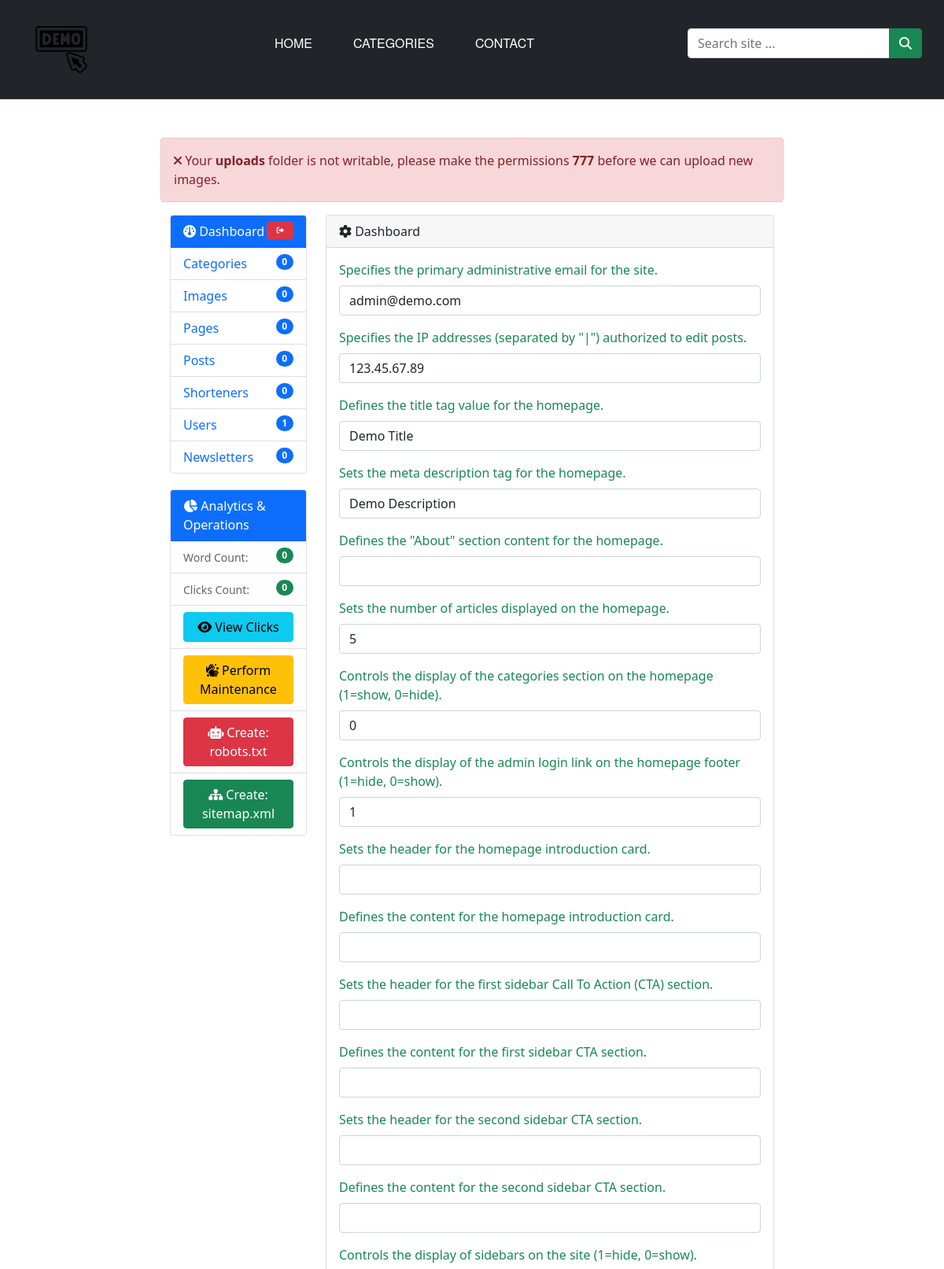
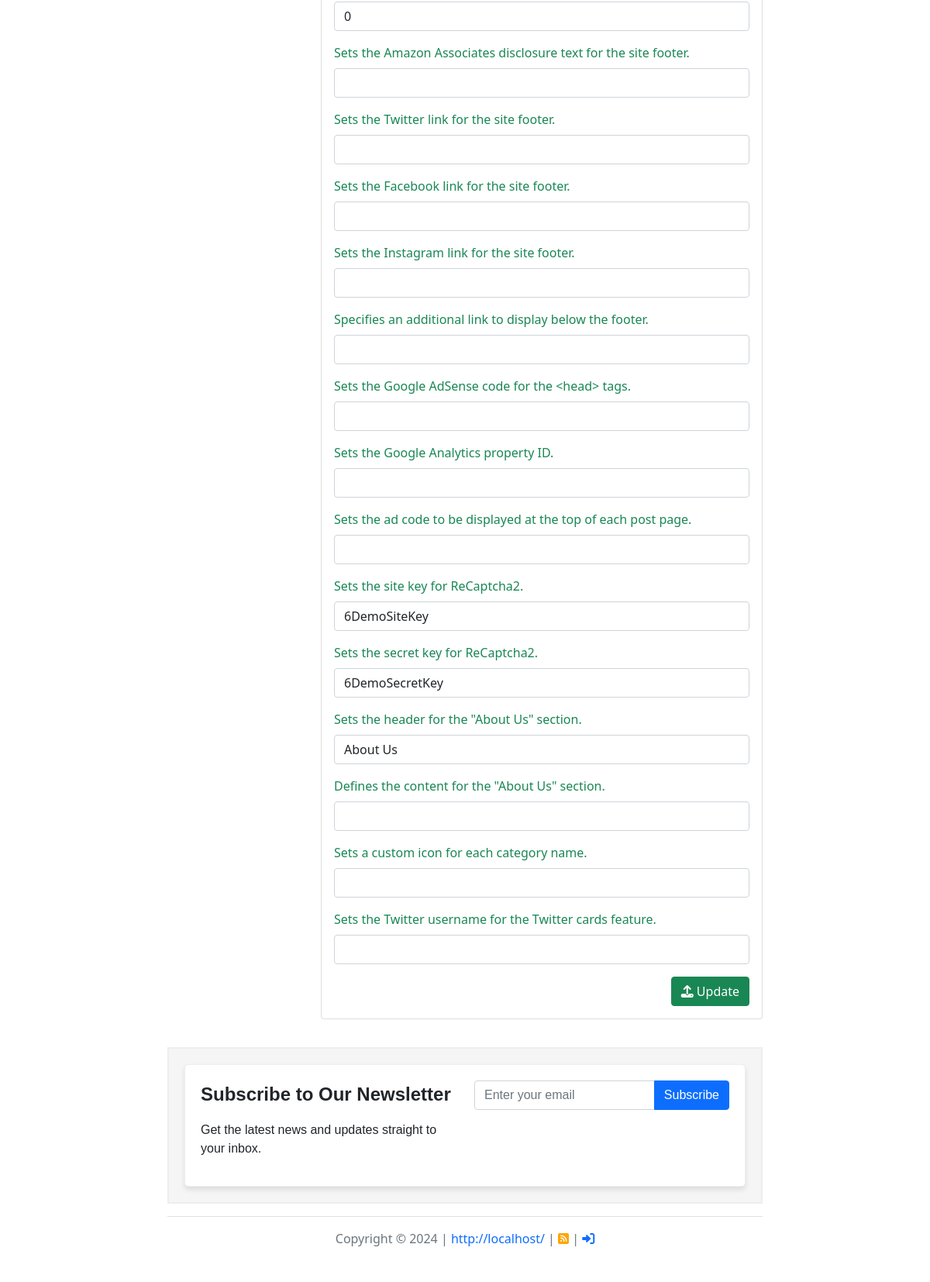
The page /dashboard.php (signed in) on the database its author committed (2 pictures, top to bottom).
### tables this page shows
CREATE TABLE `options` (
  `option_id` bigint(20) NOT NULL,
  `option_name` longtext NOT NULL,
  `option_value` longtext NOT NULL,
  `option_description` longtext NOT NULL,
  `option_date` timestamp NOT NULL DEFAULT CURRENT_TIMESTAMP
);

### includes/inc-DB.php (called while the page is built, shortened)
<?php
class DB
{
    private static $instance;
    public static function getInstance() {
        if(is_null(self::$instance)) {
            self::$instance = new DB();
        }
        return self::$instance;
    }
    private $pdo;
    private function __construct() {
        try {
            $this->pdo = new PDO(
                sprintf('%s:host=%s;dbname=%s',
                    DRIVER,
                    HOST,
                    DATA
                ),
                USER,
                PASS,
                array(
                    PDO::MYSQL_ATTR_USE_BUFFERED_QUERY => true,
                    PDO::ATTR_ERRMODE => PDO::ERRMODE_EXCEPTION,
                    PDO::MYSQL_ATTR_INIT_COMMAND => 'SET NAMES utf8mb4; SET CHARACTER SET utf8mb4;'
                )
            );
        } catch(Exception $ex) {
            throw new Exception('Cannot connect to the database.');
        }
    }
    public function select($query, array $params = [], $fetchType = PDO::FETCH_ASSOC) {
        $normParams = $this->normalizeParams($params);
        $command = $this->pdo->prepare($query);
        foreach($normParams as $paramName => $paramValue) {
            if(is_array($paramValue)
                    && isset($paramValue['type'])
                    && isset($paramValue['value'])) {
                $command->bindValue($paramName, $paramValue['value'], $paramValue['type']);
            } else {
                $command->bindValue($paramName, $paramValue);
            }
        }
        if(!$command->execute()) {
            throw new Exception('DB::select(): Can\'t execute query.');
        }
        return $command->fetchAll($fetchType);
    }
    public function selectValues($query, array $params = [], $fetchType = PDO::FETCH_ASSOC) {
        $row = $this->selectOne($query, $params, $fetchType);
        if(empty($row)) {
            throw new Exception('DB::selectValues(): No values selected.');
        } else {
            return $row;
        }
    }
    public function selectValue($query, array $params = []) {
        $values = $this->selectValues($query, $params, PDO::FETCH_NUM);
        return $values[0];
    }
    public function selectAll($tableName, $fetchType = PDO::FETCH_ASSOC) {
        return $this->select(
            sprintf('
                SELECT  *
                FROM    `%s`',
                $tableName
            ),
            [],
            $fetchType
        );
    }
    public function selectOne($query, array $params = [], $fetchType = PDO::FETCH_ASSOC) {
        $rows = $this->select($query, $params, $fetchType);
        return array_shift($rows);
    }
    protected function normalizeParams(array $params = []) {
        $normParams = [];
        foreach($params as $paramKey => $paramValue) {
            $normParams[(strlen($paramKey) && (':' === $paramKey[0]))? $paramKey: ':' . $paramKey] = $paramValue;
        }
        return $normParams;
    }
}

### dashboard.php (the view, shortened to what this page needs)
<?php
    include($_SERVER['DOCUMENT_ROOT'] . "/includes/inc-functions.php");
    include($_SERVER['DOCUMENT_ROOT'] . "/includes/inc-header.php");
?>
<main>
	<div class="row">
	    <?php if (!is_writable("uploads")) { stderr('Your <strong>uploads</strong> folder is not writable, please make the permissions <strong>777</strong> before we can upload new images.'); } ?>
		<div class="col-md-3">
			<div class="card">
			<?php include($_SERVER['DOCUMENT_ROOT'] . "/includes/inc-dashboard.php"); ?>
			</div>
			<div class="card">
			<?php include($_SERVER['DOCUMENT_ROOT'] . "/includes/inc-dashboard-extended.php"); ?>
			</div>
		</div>
		<div class="col-md-9">
			<div class="card">
				<div class="card-header">
					<i class="fas fa-cog"></i> Dashboard
				</div>
				<div class="card-body">
					<?php $settings = DB::getInstance()->select('SELECT * FROM `options`'); ?>
					<form action="dashboard.php" method="post">
						<?php foreach ($settings as $setting) { ?>
							<div class="mb-3">
								<label for="<?= $setting['option_name']; ?>" class="form-label text-success"><?= htmlspecialchars($setting['option_description']); ?></label>
								<input class="form-control form-control" type="text" id="<?= $setting['option_name']; ?>" name="<?= $setting['option_name']; ?>" value="<?= htmlentities($setting['option_value']); ?>">
							</div>
						<?php } ?>
						<button type="submit" name="submitSettings" class="btn btn-success float-end"><i class="fas fa-upload"></i> Update</button>
					</form>
				</div>
			</div>
		</div>
	</div>
</main>
<?php
    include($_SERVER['DOCUMENT_ROOT'] . "/includes/inc-footer.php");
?>

### includes/inc-header.php (shortened to what this page needs)
<!DOCTYPE html>
<html lang="en">
<head>
<?php
if (!empty(getValue("google_analytics_property_id"))) {
    $propertyId = getValue("google_analytics_property_id");
    echo '<script async src="https://www.googletagmanager.com/gtag/js?id='.$propertyId.'"></script>
    <script>
      window.dataLayer = window.dataLayer || [];
      function gtag(){dataLayer.push(arguments);}
      gtag("js", new Date());
      gtag("config", "'.$propertyId.'");
    </script>
    ';
}
?>
<meta name="twitter:site" content="@<?= getValue("twitter_username"); ?>">
<link href="<?= urlFull(); ?>css/bootstrap.min.css" rel="stylesheet">
<link href="<?= urlFull(); ?>css/style.css" rel="stylesheet">
<?php
if (!empty(getValue("google_adsense"))) {
    $googleClientId = getValue("google_adsense");
    echo "<script async src=\"https://pagead2.googlesyndication.com/pagead/js/adsbygoogle.js?client={$googleClientId}\" crossorigin=\"anonymous\"></script>\n";
}
?>
</head>
<body>
<nav class="navbar navbar-expand-lg bg-dark border-bottom" id="mainNav">
  <div class="container-fluid">
    <div class="collapse navbar-collapse w-100" id="collapsibleNavbar">
	    <?php list($imagePath, $imageWidth, $imageHeight) = getHeaderImage(); ?>
        <a class="navbar-brand" href="<?= urlFull(); ?>"><img src="<?= urlFull(); ?><?= $imagePath ?>" alt="<?= urlFull(); ?>" width="<?= $imageWidth; ?>" height="<?= $imageHeight; ?>" class="d-block d-sm-inline-block mw-100 mx-auto"></a>
		<ul class="nav nav-pills nav-fill ms-auto flex-column flex-sm-row mb-3" style="display: flex; gap: 10px;">
		<li class="nav-item"><a href="<?= urlFull(); ?>" class="nav-link <?= ($_SERVER['PHP_SELF'] == "/index.php") ? "active" : ""; ?>">Home</a></li>
		<li class="nav-item dropdown">
		  <a class="nav-link dropdown-toggle" href="#" id="categoriesDropdown" role="button" data-bs-toggle="dropdown" aria-expanded="false">
			Categories
		  </a>
		</li>
		  <li class="nav-item"><a href="<?= urlFull(); ?>contact.php" class="nav-link <?= ($_SERVER['PHP_SELF'] == "/contact.php") ? "active" : ""; ?>">Contact</a></li>
		</ul>
		<ul class="nav navbar-nav ms-auto">
			<li>
				<form class="d-flex mb-3" action="<?= urlFull(); ?>search.php" method="get">
					<div class="input-group">
						<input type="search" name="s" class="form-control rounded-start" placeholder="Search site ..." aria-label="Search" aria-describedby="search-addon" required>
							<button class="btn btn-success rounded-end" type="submit" id="search-addon" aria-label="Search">
								<i class="fas fa-search"></i>
							</button>
					</div>
				</form>
			</li>
		</ul>
    </div>
  </div>
</nav>
<div class="page-container col-lg-8 mx-auto p-3 py-md-5">
<div class="content-container">

### includes/inc-functions.php (shortened to what this page needs)
<?php
function doTableCount($table) {
	try {
	    $c = DB::getInstance()->selectAll($table);
	    return count($c);
	} catch(Exception $e) {
        stderr($e->getMessage());
	}
}
function getHeaderImage() {
    try {
        $headerImage = DB::getInstance()->select("SELECT * FROM `images` WHERE `image_is_header`='yes' ORDER BY `image_date` DESC");
        $imagePath = count($headerImage) < 1 ? "images/img-original-header.png" : "uploads/" . $headerImage[0]['image_name'];
        list($width, $height) = getimagesize($_SERVER['DOCUMENT_ROOT'] . "/" . $imagePath);
        return [$imagePath, $width, $height];
    } catch(Exception $e) {
        stderr($e->getMessage());
    }
}
function getSiteWordCount() {
	try {
		return DB::getInstance()->selectValue("SELECT SUM(LENGTH(post_body) - LENGTH(REPLACE(post_body, ' ', '')) + 1) FROM `posts`");
	} catch(Exception $e) {
        stderr($e->getMessage());
	}
}
		    if (startsWith($value, "https://www.youtube.com/")) { ?>
			<?php
function getValue($optionValue) {
	try {
		$option = DB::getInstance()->selectValues("SELECT * FROM `options` WHERE `option_name`='{$optionValue}'");
		if (!empty($option)) {
			return $option['option_value'];
		} else {
			return null;
		}
	} catch(Exception $e) {
        stderr($e->getMessage());
	}
}
    ?>
function stdmsg($text) { ?><div class="alert alert-success" role="alert"><i class="fas fa-check"></i> <?= $text; ?></div><?php }
function stderr($text) { ?><div class="alert alert-danger" role="alert"><i class="fas fa-times"></i> <?= $text; ?></div> <?php }
function urlFull() {
	try {
	    return sprintf("%s://%s/", isset($_SERVER['HTTPS']) && $_SERVER['HTTPS'] != 'off' ? 'https' : 'http', $_SERVER['SERVER_NAME']);
	} catch(Exception $e) {
        stderr($e->getMessage());
	}
}
?>

### includes/inc-dashboard.php
<div class="card-header bg-primary text-white"><i class="fa-solid fa-gauge"></i> <a href="dashboard.php" class="text-decoration-none text-white">Dashboard</a> <span class="badge bg-danger float-end"><a href="logout.php" data-bs-toggle="tooltip" data-bs-placement="bottom" title="Logout" class="badge badge-primary badge-sm text-decoration-none"><i class="fas fa-sign-out-alt"></i></a></span></div>
	<ol class="list-group list-group-flush">
		<li class="list-group-item"><a href="categories.php" class="text-decoration-none">Categories</a> <span class="badge rounded-pill bg-primary float-end"><?= doTableCount("categories"); ?></span></li>
		<li class="list-group-item"><a href="images.php" class="text-decoration-none">Images</a> <span class="badge rounded-pill bg-primary float-end"><?= doTableCount("images"); ?></span></li>
		<li class="list-group-item"><a href="pages.php" class="text-decoration-none">Pages</a> <span class="badge rounded-pill bg-primary float-end"><?= doTableCount("pages"); ?></span></li>
		<li class="list-group-item"><a href="posts.php" class="text-decoration-none">Posts</a> <span class="badge rounded-pill bg-primary float-end"><?= doTableCount("posts"); ?></span></li>
		<li class="list-group-item"><a href="shorteners.php" class="text-decoration-none">Shorteners</a> <span class="badge rounded-pill bg-primary float-end"><?= doTableCount("shorteners"); ?></span></li>
		<li class="list-group-item"><a href="users.php" class="text-decoration-none">Users</a> <span class="badge rounded-pill bg-primary float-end"><?= doTableCount("members"); ?></span></li>
		<li class="list-group-item"><a href="newsletters.php" class="text-decoration-none">Newsletters</a> <span class="badge rounded-pill bg-primary float-end"><?= doTableCount("newsletters"); ?></span></li>
	</ol>

### includes/inc-dashboard-extended.php
<div class="card-header bg-primary text-white"><i class="fas fa-chart-pie"></i> <a href="dashboard.php" class="text-decoration-none text-white">Analytics &amp; Operations</a></div>
<ul class="list-group list-group-flush">
    <li class="list-group-item list-group-item-light"><small>Word Count:</small> <span class="badge rounded-pill bg-success float-end"><?= !empty(getSiteWordCount()) ? getSiteWordCount() : "0"; ?></span></li>
    <li class="list-group-item list-group-item-light"><small>Clicks Count:</small> <span class="badge rounded-pill bg-success float-end"><?= doTableCount("clicks"); ?></span></li>
    <li class="list-group-item list-group-item-light">
        <a href="analytics.php" class="btn btn-info w-100" data-bs-toggle="tooltip" data-bs-placement="bottom" title="View Clicks">
            <i class="fas fa-eye"></i> View Clicks
        </a>
    </li>
    <li class="list-group-item list-group-item-light">
        <a href="maintenance.php" class="btn btn-warning w-100" data-bs-toggle="tooltip" data-bs-placement="bottom" title="Site Maintenance">
            <i class="fas fa-hands-wash"></i> Perform Maintenance
        </a>
    </li>
    <li class="list-group-item list-group-item-light">
        <a href="dashboard.php?robots=1" class="btn btn-danger w-100" data-bs-toggle="tooltip" data-bs-placement="bottom" title="Creates a robots.txt file">
            <i class="fas fa-robot"></i> Create: robots.txt
        </a>
    </li>
    <li class="list-group-item list-group-item-light">
        <a href="dashboard.php?sitemap=1" class="btn btn-success w-100" data-bs-toggle="tooltip" data-bs-placement="bottom" title="Creates a sitemap.xml file">
            <i class="fas fa-sitemap"></i> Create: sitemap.xml
        </a>
    </li>
</ul>

### includes/inc-footer.php (shortened to what this page needs)
</div>
<div id="resultsForSubscription" class="pt-3"></div>
<div class="newsletter-container" style="border: 2px solid #eee; padding: 20px; font-family: Arial, sans-serif; font-size: 16px; background-color: #f5f5f5;">
    <div class="container" style="background-color: #fff; border: 1px solid #eee; padding: 20px; border-radius: 5px; box-shadow: 0 4px 6px rgba(0, 0, 0, 0.1);">
        <div class="row">
            <div class="col-md-6">
                <p style="margin-top: 0; font-weight: bold; font-size: 24px;">Subscribe to Our Newsletter</p>
                <p style="font-size: 16px; line-height: 24px;">Get the latest news and updates straight to your inbox.</p>
            </div>
            <div class="col-md-6">
                <form class="form-inline" method="post" id="newsletter-form">
                    <div class="form-group" style="width: 100%;">
                        <div class="input-group" style="width: 100%;">
                            <input type="email" class="form-control" id="newsletter-email" placeholder="Enter your email" required style="border-top-right-radius: 0; border-bottom-right-radius: 0;">
                            <div class="input-group-append">
                                <button type="submit" id="submitSubscribe" class="btn btn-primary" style="border-top-left-radius: 0; border-bottom-left-radius: 0;">Subscribe</button>
                            </div>
                        </div>
                    </div>
                </form>
            </div>
        </div>
    </div>
</div>
<footer class="pt-3 my-3 text-muted border-top text-center">
    <p class="text-center">Copyright &copy; <?= date('Y'); ?> | <a href="<?= urlFull(); ?>" class="text-decoration-none"><?= urlFull(); ?></a> | <a href="<?= urlFull(); ?>rss.php" class="text-decoration-none" aria-label="RSS Feed"><i class="fa-solid fa-square-rss" style="color: orange;"></i></a> <?= getValue("homepage_hide_login_link") != "1" ? "" : '| <a href="'.urlFull().'login.php" class="text-decoration-none" aria-label="Login"><i class="fas fa-sign-in-alt"></i></a>'; ?></p>
</footer>
</div>
    <link href="<?= urlFull(); ?>assets/datatables/datatables.min.css" rel="stylesheet" type="text/css">
    <link href="<?= urlFull(); ?>assets/fontawesome-free-6.2.0-web/css/all.min.css" rel="stylesheet">
    <link href="https://cdnjs.cloudflare.com/ajax/libs/summernote/0.8.20/summernote-lite.min.css" rel="stylesheet">
  </body>
</html>

### css/style.css (style rules this page uses)
.navbar { background-color: #000; display: flex; justify-content: space-between; padding: 0.5rem 1rem; align-items: center; }
.navbar-brand img { height: 100px; width: 100px; }
.nav-pills .nav-link { font-family: 'Helvetica Neue', sans-serif; color: #fff; background-color: transparent; text-transform: uppercase; padding: 0.5rem 1rem; transition: color 0.3s ease; position: relative; margin: 0 5px; }
.nav-pills .nav-link::after { content: ''; display: block; position: absolute; bottom: -10px; left: 0; right: 0; height: 3px; background-color: #007bff; transform: scaleX(0); transition: transform 0.3s ease-in-out; transform-origin: bottom right; }
.form-inline .input-group { flex-wrap: nowrap; }
.form-inline .form-control { flex-grow: 1; border-radius: 0.25rem 0 0 0.25rem; }
.form-inline .btn { border-radius: 0 0.25rem 0.25rem 0; padding: 0.375rem 0.75rem; }
.badge-sm { color: white !important; cursor: pointer; margin-left: .1em; margin-right: .1em; min-width: 1.8em; padding: .25em !important; }
.card { margin-bottom: 20px; }
footer { width: 100%; }
.page-container { display: flex; flex-direction: column; min-height: 100%; }
.content-container { flex: 1; }

### rows shown on the page
options: option_description "Specifies the primary administrative email for the site.", site_admin_email "admin@demo.com"
options: option_description "Specifies the IP addresses (separated by \"|\") authorized to edit posts.", ip_edit "123.45.67.89"
options: option_description "Defines the title tag value for the homepage.", homepage_title "Demo Title"
options: option_description "Sets the meta description tag for the homepage.", homepage_description "Demo Description"
options: option_description "Defines the \"About\" section content for the homepage."
options: option_description "Sets the number of articles displayed on the homepage.", homepage_pagination "5"
options: option_description "Controls the display of the categories section on the homepage (1=show, 0=hide).", homepage_show_categories "0"
options: option_description "Controls the display of the admin login link on the homepage footer (1=hide, 0=show).", homepage_hide_login_link "1"
options: option_description "Sets the header for the homepage introduction card."
options: option_description "Defines the content for the homepage introduction card."
options: option_description "Sets the header for the first sidebar Call To Action (CTA) section."
options: option_description "Defines the content for the first sidebar CTA section."
options: option_description "Sets the header for the second sidebar CTA section."
options: option_description "Defines the content for the second sidebar CTA section."
options: option_description "Controls the display of sidebars on the site (1=hide, 0=show).", hide_all_sidebars "0"
options: option_description "Sets the Amazon Associates disclosure text for the site footer."
options: option_description "Sets the Twitter link for the site footer."
options: option_description "Sets the Facebook link for the site footer."
options: option_description "Sets the Instagram link for the site footer."
options: option_description "Specifies an additional link to display below the footer."
options: option_description "Sets the Google AdSense code for the <head> tags."
options: option_description "Sets the Google Analytics property ID."
options: option_description "Sets the ad code to be displayed at the top of each post page."
options: option_description "Sets the site key for ReCaptcha2.", recaptcha2_site_key "6DemoSiteKey"
options: option_description "Sets the secret key for ReCaptcha2.", recaptcha2_secret_key "6DemoSecretKey"
options: option_description "Sets the header for the \"About Us\" section.", about_us_header "About Us"
options: option_description "Defines the content for the \"About Us\" section."
options: option_description "Sets a custom icon for each category name."
options: option_description "Sets the Twitter username for the Twitter cards feature."

### other values the page prints
$text "Your uploads folder is not writable, please make the permissions 777 before we can upload new images."
doTableCount("categories") "0"
doTableCount("images") "0"
doTableCount("pages") "0"
doTableCount("posts") "0"
doTableCount("shorteners") "0"
doTableCount("members") "1"
doTableCount("newsletters") "0"
doTableCount("clicks") "0"
urlFull() "http://localhost/"
